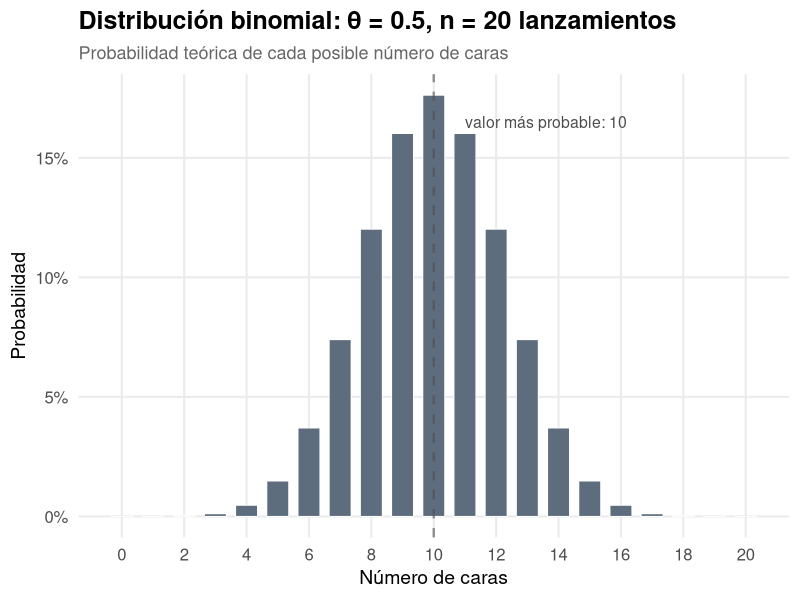
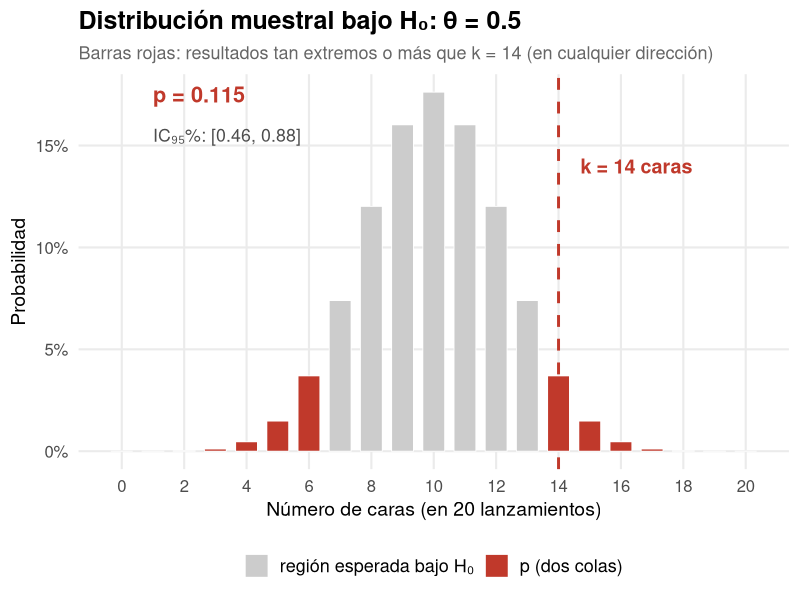
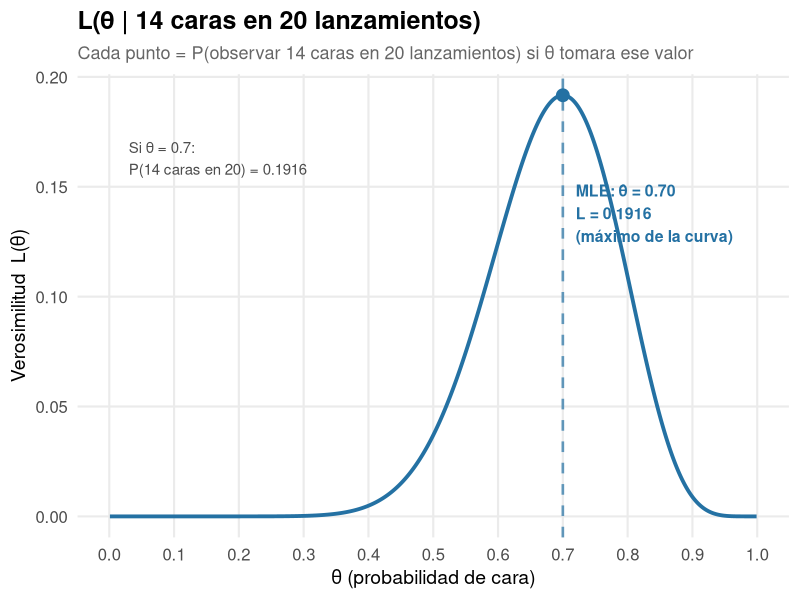
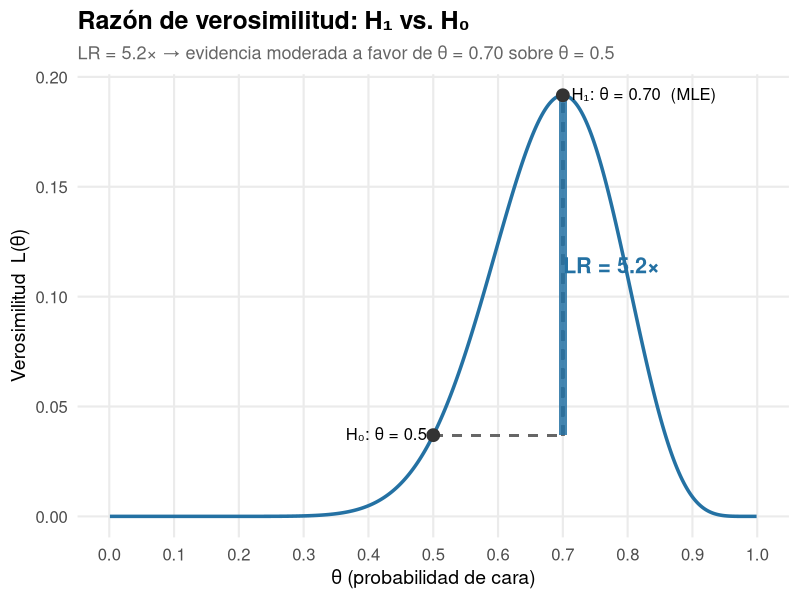
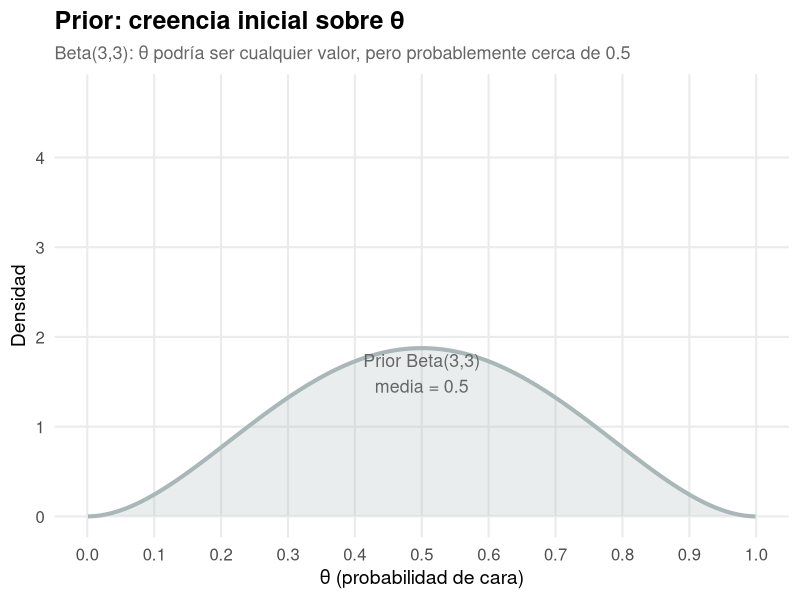
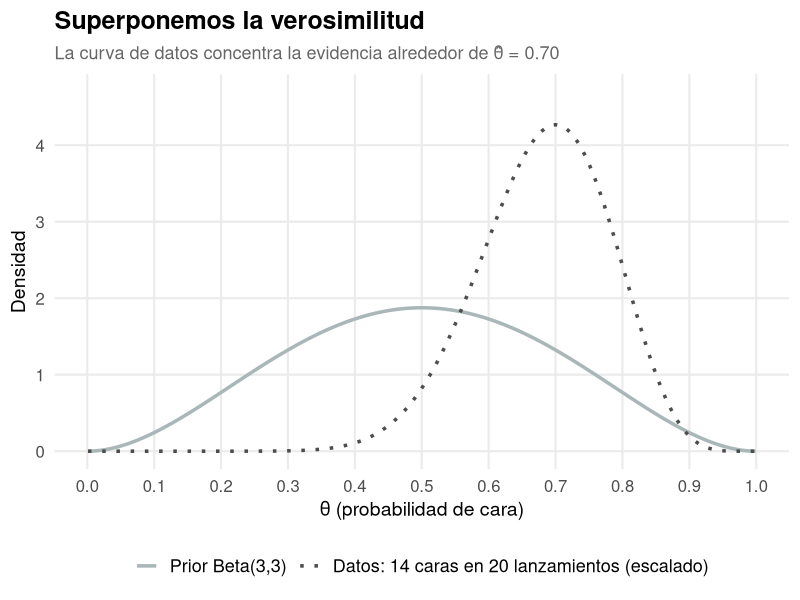
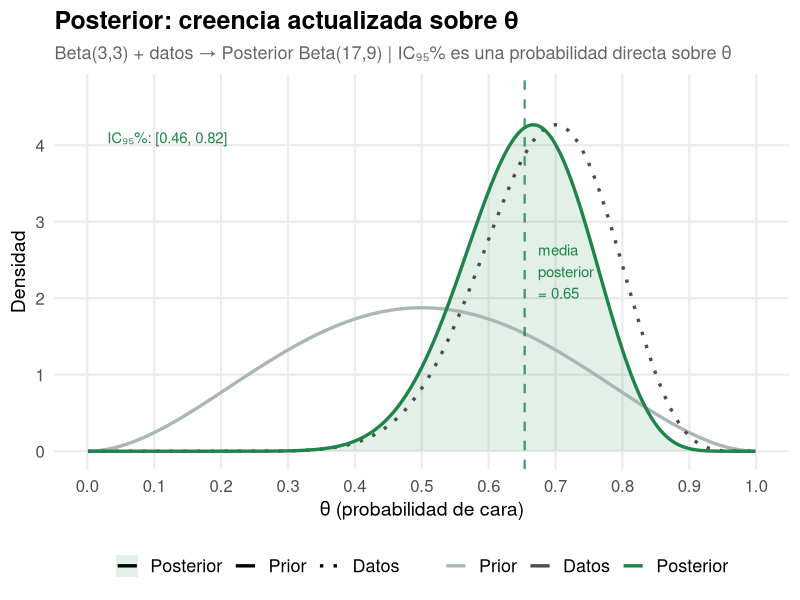
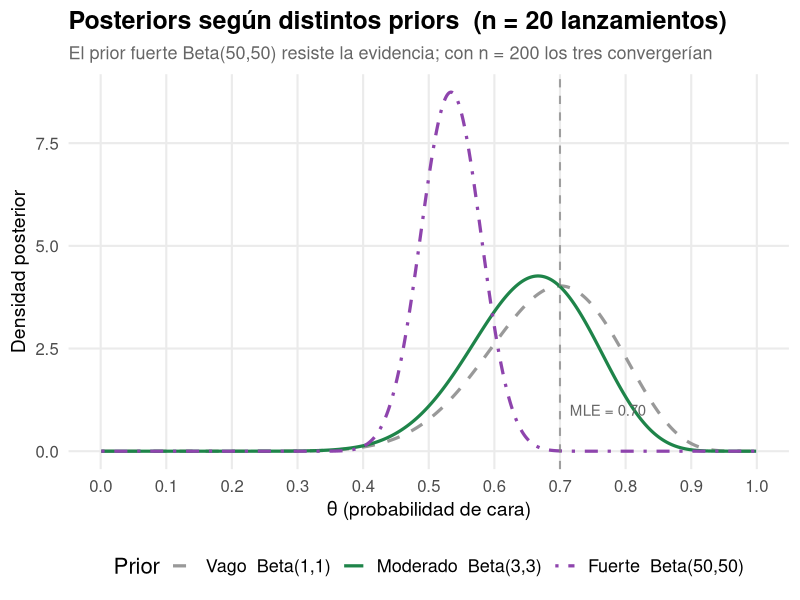

The R source for these figures, in order:
## ---- chunk 1
#| include: false
library(tidyverse)
library(patchwork)

n         <- 20
k         <- 14
theta_mle <- k / n
theta_seq <- seq(0.001, 0.999, length.out = 2000)

col_freq  <- "#C0392B"
col_like  <- "#2471A3"
col_bayes <- "#1E8449"
col_prior <- "#AAB7B8"

tema_base <- theme_minimal(base_size = 16) +
  theme(
    plot.title       = element_text(face = "bold", size = 18),
    plot.subtitle    = element_text(size = 13, color = "grey40"),
    legend.position  = "bottom",
    legend.text      = element_text(size = 13),
    axis.title       = element_text(size = 14),
    axis.text        = element_text(size = 12),
    panel.grid.minor = element_blank()
  )
## ---- chunk 2
#| fig-height: 3.5
tibble(x = 0:n) |>
  mutate(prob = dbinom(x, n, 0.5)) |>
  ggplot(aes(x = x, y = prob)) +
  geom_col(width = 0.7, fill = "#5D6D7E", color = "white", linewidth = 0.3) +
  geom_vline(xintercept = 10, linetype = "dashed", color = "grey30",
             linewidth = 0.8, alpha = 0.6) +
  annotate("text", x = 11, y = 0.165, label = "valor más probable: 10",
           color = "grey30", size = 4, hjust = 0) +
  scale_x_continuous(breaks = seq(0, n, 2)) +
  scale_y_continuous(labels = scales::percent_format(accuracy = 1)) +
  labs(
    title    = "Distribución binomial: θ = 0.5, n = 20 lanzamientos",
    subtitle = "Probabilidad teórica de cada posible número de caras",
    x = "Número de caras",
    y = "Probabilidad"
  ) +
  tema_base
## ---- chunk 3
#| fig-height: 4.5
ic    <- binom.test(k, n, p = 0.5, conf.level = 0.95)
p_val <- ic$p.value

tibble(x = 0:n) |>
  mutate(
    prob = dbinom(x, n, 0.5),
    zona = x >= k | x <= (n - k)
  ) |>
  ggplot(aes(x = x, y = prob, fill = zona)) +
  geom_col(width = 0.7, color = "white", linewidth = 0.3) +
  geom_vline(xintercept = k, linetype = "dashed",
             color = col_freq, linewidth = 1) +
  annotate("text", x = k + 0.7, y = 0.14,
           label = paste0("k = ", k, " caras"),
           color = col_freq, size = 5, hjust = 0, fontface = "bold") +
  annotate("text", x = 1, y = 0.175,
           label = sprintf("p = %.3f", p_val),
           color = col_freq, size = 5.5, hjust = 0, fontface = "bold") +
  annotate("text", x = 1, y = 0.155,
           label = sprintf("IC₉₅%%: [%.2f, %.2f]", ic$conf.int[1], ic$conf.int[2]),
           color = "grey30", size = 4.5, hjust = 0) +
  scale_fill_manual(
    values = c("FALSE" = "grey80", "TRUE" = col_freq),
    labels = c("FALSE" = "región esperada bajo H₀",
               "TRUE"  = "p (dos colas)")
  ) +
  scale_x_continuous(breaks = seq(0, n, 2)) +
  scale_y_continuous(labels = scales::percent_format(accuracy = 1)) +
  labs(
    title    = "Distribución muestral bajo H₀: θ = 0.5",
    subtitle = "Barras rojas: resultados tan extremos o más que k = 14 (en cualquier dirección)",
    x = "Número de caras (en 20 lanzamientos)",
    y = "Probabilidad",
    fill = NULL
  ) +
  tema_base
## ---- chunk 4
#| fig-height: 4.2
H0 <- 0.50
H1 <- k / n

like_df <- tibble(theta = theta_seq, like = dbinom(k, n, theta_seq))

# Probability annotation at MLE
p_at_mle <- dbinom(k, n, H1)

ggplot(like_df, aes(x = theta, y = like)) +
  geom_line(color = col_like, linewidth = 1.3) +
  geom_vline(xintercept = H1, linetype = "dashed", color = col_like,
             linewidth = 0.9, alpha = 0.7) +
  annotate("point", x = H1, y = p_at_mle, size = 4, color = col_like) +
  annotate("text", x = H1 + 0.02, y = p_at_mle * 0.72,
           label = sprintf("MLE: θ̂ = %.2f\nL = %.4f\n(máximo de la curva)", H1, p_at_mle),
           color = col_like, size = 4, hjust = 0, fontface = "bold") +
  annotate("text", x = 0.03, y = p_at_mle * 0.85,
           label = sprintf("Si θ = 0.7:\nP(14 caras en 20) = %.4f", p_at_mle),
           color = "grey30", size = 3.8, hjust = 0) +
  scale_x_continuous(breaks = seq(0, 1, 0.1)) +
  labs(
    title    = sprintf("L(θ | %d caras en %d lanzamientos)", k, n),
    subtitle = "Cada punto = P(observar 14 caras en 20 lanzamientos) si θ tomara ese valor",
    x = "θ (probabilidad de cara)",
    y = "Verosimilitud  L(θ)"
  ) +
  tema_base
## ---- chunk 5
#| fig-height: 4.3
LR <- dbinom(k, n, H1) / dbinom(k, n, H0)

pts <- tibble(
  theta = c(H0, H1),
  like  = c(dbinom(k, n, H0), dbinom(k, n, H1)),
  label = c(sprintf("H₀: θ = %.1f", H0),
            sprintf("H₁: θ = %.2f  (MLE)", H1))
)

ggplot(like_df, aes(x = theta, y = like)) +
  geom_line(color = col_like, linewidth = 1.2) +
  geom_segment(aes(x = H0, xend = H1,
                   y = dbinom(k, n, H0), yend = dbinom(k, n, H0)),
               linetype = "dashed", color = "grey40", linewidth = 0.8) +
  geom_segment(aes(x = H1, xend = H1,
                   y = dbinom(k, n, H0), yend = dbinom(k, n, H1)),
               linetype = "dashed", color = "grey40", linewidth = 0.8) +
  annotate("rect",
           xmin = H1 - 0.006, xmax = H1 + 0.006,
           ymin = dbinom(k, n, H0), ymax = dbinom(k, n, H1),
           fill = col_like, alpha = 0.85) +
  geom_point(data = pts, aes(x = theta, y = like),
             size = 4, color = "grey20") +
  geom_text(data = pts, aes(x = theta, y = like, label = label),
            hjust = c(1.08, -0.06), vjust = 0.4, size = 4.2) +
  annotate("text",
           x = H1 + 0.075,
           y = (dbinom(k, n, H0) + dbinom(k, n, H1)) / 2,
           label = sprintf("LR = %.1f×", LR),
           color = col_like, fontface = "bold", size = 5.5) +
  scale_x_continuous(breaks = seq(0, 1, 0.1)) +
  labs(
    title    = "Razón de verosimilitud: H₁ vs. H₀",
    subtitle = sprintf(
      "LR = %.1f× → evidencia moderada a favor de θ = %.2f sobre θ = %.1f",
      LR, H1, H0),
    x = "θ (probabilidad de cara)",
    y = "Verosimilitud  L(θ)"
  ) +
  tema_base
## ---- chunk 6
#| fig-height: 4.0
a <- 3; b <- 3
a_post <- a + k
b_post <- b + (n - k)
media_post <- a_post / (a_post + b_post)
ic_low     <- qbeta(0.025, a_post, b_post)
ic_high    <- qbeta(0.975, a_post, b_post)

like_raw   <- dbinom(k, n, theta_seq)
post_vals  <- dbeta(theta_seq, a_post, b_post)
prior_vals <- dbeta(theta_seq, a, b)
scale_f    <- max(post_vals) / max(like_raw)
ylim_max   <- max(post_vals) * 1.1

tibble(theta = theta_seq, dens = prior_vals) |>
  ggplot(aes(x = theta, y = dens)) +
  geom_line(color = col_prior, linewidth = 1.4) +
  geom_ribbon(aes(ymin = 0, ymax = dens), fill = col_prior, alpha = 0.25) +
  annotate("text", x = 0.5, y = max(prior_vals) * 0.85,
           label = sprintf("Prior Beta(%d,%d)\nmedia = %.1f", a, b, a/(a+b)),
           color = "grey40", size = 4.5, hjust = 0.5) +
  scale_x_continuous(breaks = seq(0, 1, 0.1)) +
  coord_cartesian(ylim = c(0, ylim_max)) +
  labs(
    title    = "Prior: creencia inicial sobre θ",
    subtitle = sprintf("Beta(%d,%d): θ podría ser cualquier valor, pero probablemente cerca de 0.5", a, b),
    x = "θ (probabilidad de cara)", y = "Densidad"
  ) +
  tema_base
## ---- chunk 7
#| fig-height: 4.0
tibble(
  theta = theta_seq,
  Prior = prior_vals,
  Datos = like_raw * scale_f
) |>
  pivot_longer(-theta, names_to = "dist", values_to = "dens") |>
  mutate(dist = factor(dist, c("Prior", "Datos"))) |>
  ggplot(aes(x = theta, y = dens, color = dist, linetype = dist)) +
  geom_line(linewidth = 1.2) +
  scale_color_manual(
    values = c("Prior" = col_prior, "Datos" = "grey30"),
    labels = c("Prior" = sprintf("Prior Beta(%d,%d)", a, b),
               "Datos" = sprintf("Datos: %d caras en %d lanzamientos (escalado)", k, n)),
    name = NULL
  ) +
  scale_linetype_manual(
    values = c("Prior" = "solid", "Datos" = "dotted"),
    labels = c("Prior" = sprintf("Prior Beta(%d,%d)", a, b),
               "Datos" = sprintf("Datos: %d caras en %d lanzamientos (escalado)", k, n)),
    name = NULL
  ) +
  scale_x_continuous(breaks = seq(0, 1, 0.1)) +
  coord_cartesian(ylim = c(0, ylim_max)) +
  labs(
    title    = "Superponemos la verosimilitud",
    subtitle = "La curva de datos concentra la evidencia alrededor de θ̂ = 0.70",
    x = "θ (probabilidad de cara)", y = "Densidad"
  ) +
  tema_base
## ---- chunk 8
#| fig-height: 3.8
tibble(
  theta = theta_seq,
  Prior = prior_vals,
  Datos = like_raw * scale_f,
  Posterior = post_vals
) |>
  pivot_longer(-theta, names_to = "dist", values_to = "dens") |>
  mutate(dist = factor(dist, c("Prior", "Datos", "Posterior"))) |>
  ggplot(aes(x = theta, y = dens, color = dist, linetype = dist)) +
  geom_ribbon(
    data  = ~ filter(.x, dist == "Posterior"),
    aes(ymin = 0, ymax = dens),
    fill = col_bayes, alpha = 0.12, color = NA
  ) +
  geom_line(linewidth = 1.15) +
  geom_vline(xintercept = media_post, linetype = "dashed",
             color = col_bayes, linewidth = 0.8, alpha = 0.8) +
  annotate("text", x = media_post + 0.02, y = max(post_vals) * 0.55,
           label = sprintf("media\nposterior\n= %.2f", media_post),
           color = col_bayes, size = 3.8, hjust = 0) +
  annotate("text", x = 0.03, y = max(post_vals) * 0.96,
           label = sprintf("IC₉₅%%: [%.2f, %.2f]", ic_low, ic_high),
           color = col_bayes, size = 3.8, hjust = 0) +
  scale_color_manual(
    values = c("Prior" = col_prior, "Datos" = "grey30", "Posterior" = col_bayes),
    name = NULL
  ) +
  scale_linetype_manual(
    values = c("Prior" = "solid", "Datos" = "dotted", "Posterior" = "solid"),
    name = NULL
  ) +
  scale_x_continuous(breaks = seq(0, 1, 0.1)) +
  coord_cartesian(ylim = c(0, ylim_max)) +
  labs(
    title    = "Posterior: creencia actualizada sobre θ",
    subtitle = sprintf("Beta(%d,%d) + datos → Posterior Beta(%d,%d) | IC₉₅%% es una probabilidad directa sobre θ",
                       a, b, a_post, b_post),
    x = "θ (probabilidad de cara)", y = "Densidad"
  ) +
  tema_base
## ---- chunk 9
#| fig-height: 4.0
priors_comp <- tribble(
  ~nombre,                    ~a,   ~b,
  "Vago  Beta(1,1)",           1,    1,
  "Moderado  Beta(3,3)",       3,    3,
  "Fuerte  Beta(50,50)",      50,   50
) |>
  mutate(a_post = a + k, b_post = b + (n - k))

priors_comp |>
  select(nombre, a_post, b_post) |>
  crossing(theta = theta_seq) |>
  mutate(
    post   = dbeta(theta, a_post, b_post),
    nombre = factor(nombre, priors_comp$nombre)
  ) |>
  ggplot(aes(x = theta, y = post, color = nombre, linetype = nombre)) +
  geom_line(linewidth = 1.1) +
  geom_vline(xintercept = theta_mle, linetype = "dashed",
             color = "grey50", linewidth = 0.7, alpha = 0.7) +
  annotate("text", x = theta_mle + 0.015, y = 1.0,
           label = sprintf("MLE = %.2f", theta_mle),
           color = "grey40", size = 3.8, hjust = 0) +
  scale_color_manual(
    values = c("grey60", col_bayes, "#8E44AD"),
    name = "Prior"
  ) +
  scale_linetype_manual(
    values = c("dashed", "solid", "dotdash"),
    name = "Prior"
  ) +
  scale_x_continuous(breaks = seq(0, 1, 0.1)) +
  labs(
    title    = "Posteriors según distintos priors  (n = 20 lanzamientos)",
    subtitle = "El prior fuerte Beta(50,50) resiste la evidencia; con n = 200 los tres convergerían",
    x = "θ (probabilidad de cara)", y = "Densidad posterior"
  ) +
  tema_base
